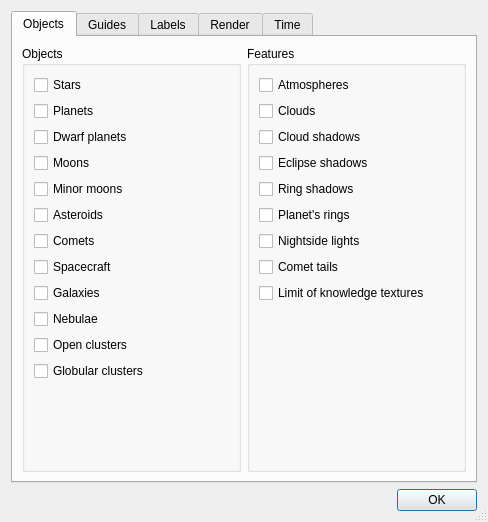
<?xml version="1.0" encoding="UTF-8"?>
<ui version="4.0">
 <class>preferencesDialog</class>
 <widget class="QDialog" name="preferencesDialog">
  <property name="geometry">
   <rect>
    <x>0</x>
    <y>0</y>
    <width>479</width>
    <height>505</height>
   </rect>
  </property>
  <property name="windowTitle">
   <string>Preferences</string>
  </property>
  <property name="sizeGripEnabled">
   <bool>true</bool>
  </property>
  <layout class="QVBoxLayout" name="verticalLayout">
   <item>
    <widget class="QTabWidget" name="tabWidget">
     <property name="currentIndex">
      <number>0</number>
     </property>
     <widget class="QWidget" name="objectsTab">
      <attribute name="title">
       <string>Objects</string>
      </attribute>
      <layout class="QHBoxLayout" name="horizontalLayout_3">
       <item>
        <widget class="QGroupBox" name="objectsGroupBox">
         <property name="title">
          <string>Objects</string>
         </property>
         <property name="alignment">
          <set>Qt::AlignLeading|Qt::AlignLeft|Qt::AlignTop</set>
         </property>
         <layout class="QVBoxLayout" name="verticalLayout_2">
          <item>
           <widget class="QCheckBox" name="starsCheck">
            <property name="text">
             <string>Stars</string>
            </property>
           </widget>
          </item>
          <item>
           <widget class="QCheckBox" name="planetsCheck">
            <property name="text">
             <string>Planets</string>
            </property>
           </widget>
          </item>
          <item>
           <widget class="QCheckBox" name="dwarfPlanetsCheck">
            <property name="text">
             <string>Dwarf planets</string>
            </property>
           </widget>
          </item>
          <item>
           <widget class="QCheckBox" name="moonsCheck">
            <property name="text">
             <string>Moons</string>
            </property>
           </widget>
          </item>
          <item>
           <widget class="QCheckBox" name="minorMoonsCheck">
            <property name="text">
             <string>Minor moons</string>
            </property>
           </widget>
          </item>
          <item>
           <widget class="QCheckBox" name="asteroidsCheck">
            <property name="text">
             <string>Asteroids</string>
            </property>
           </widget>
          </item>
          <item>
           <widget class="QCheckBox" name="cometsCheck">
            <property name="text">
             <string>Comets</string>
            </property>
           </widget>
          </item>
          <item>
           <widget class="QCheckBox" name="spacecraftsCheck">
            <property name="text">
             <string comment="plural" extracomment="TRANSLATORS: translate this as plural">Spacecraft</string>
            </property>
           </widget>
          </item>
          <item>
           <widget class="QCheckBox" name="galaxiesCheck">
            <property name="text">
             <string>Galaxies</string>
            </property>
           </widget>
          </item>
          <item>
           <widget class="QCheckBox" name="nebulaeCheck">
            <property name="text">
             <string>Nebulae</string>
            </property>
           </widget>
          </item>
          <item>
           <widget class="QCheckBox" name="openClustersCheck">
            <property name="text">
             <string>Open clusters</string>
            </property>
           </widget>
          </item>
          <item>
           <widget class="QCheckBox" name="globularClustersCheck">
            <property name="text">
             <string>Globular clusters</string>
            </property>
           </widget>
          </item>
          <item>
           <spacer name="verticalSpacer">
            <property name="orientation">
             <enum>Qt::Vertical</enum>
            </property>
            <property name="sizeHint" stdset="0">
             <size>
              <width>20</width>
              <height>40</height>
             </size>
            </property>
           </spacer>
          </item>
         </layout>
        </widget>
       </item>
       <item>
        <widget class="QGroupBox" name="featuresGroupBox">
         <property name="title">
          <string>Features</string>
         </property>
         <layout class="QVBoxLayout" name="verticalLayout_3">
          <item>
           <widget class="QCheckBox" name="atmospheresCheck">
            <property name="text">
             <string>Atmospheres</string>
            </property>
           </widget>
          </item>
          <item>
           <widget class="QCheckBox" name="cloudsCheck">
            <property name="text">
             <string>Clouds</string>
            </property>
           </widget>
          </item>
          <item>
           <widget class="QCheckBox" name="cloudShadowsCheck">
            <property name="text">
             <string>Cloud shadows</string>
            </property>
           </widget>
          </item>
          <item>
           <widget class="QCheckBox" name="eclipseShadowsCheck">
            <property name="text">
             <string>Eclipse shadows</string>
            </property>
           </widget>
          </item>
          <item>
           <widget class="QCheckBox" name="ringShadowsCheck">
            <property name="text">
             <string>Ring shadows</string>
            </property>
           </widget>
          </item>
          <item>
           <widget class="QCheckBox" name="planetRingsCheck">
            <property name="text">
             <string>Planet's rings</string>
            </property>
           </widget>
          </item>
          <item>
           <widget class="QCheckBox" name="nightsideLightsCheck">
            <property name="text">
             <string>Nightside lights</string>
            </property>
           </widget>
          </item>
          <item>
           <widget class="QCheckBox" name="cometTailsCheck">
            <property name="text">
             <string>Comet tails</string>
            </property>
           </widget>
          </item>
          <item>
           <widget class="QCheckBox" name="limitOfKnowledgeCheck">
            <property name="text">
             <string>Limit of knowledge textures</string>
            </property>
           </widget>
          </item>
          <item>
           <spacer name="verticalSpacer_2">
            <property name="orientation">
             <enum>Qt::Vertical</enum>
            </property>
            <property name="sizeHint" stdset="0">
             <size>
              <width>20</width>
              <height>40</height>
             </size>
            </property>
           </spacer>
          </item>
         </layout>
        </widget>
       </item>
      </layout>
     </widget>
     <widget class="QWidget" name="guidesTab">
      <attribute name="title">
       <string>Guides</string>
      </attribute>
      <layout class="QHBoxLayout" name="horizontalLayout_2">
       <item>
        <layout class="QVBoxLayout" name="verticalLayout_8">
         <item>
          <widget class="QGroupBox" name="orbitsGroupBox">
           <property name="title">
            <string>Orbits</string>
           </property>
           <layout class="QVBoxLayout" name="verticalLayout_4">
            <item>
             <widget class="QCheckBox" name="orbitsCheck">
              <property name="text">
               <string>Show orbits</string>
              </property>
             </widget>
            </item>
            <item>
             <widget class="QCheckBox" name="fadingOrbitsCheck">
              <property name="text">
               <string>Fading orbits</string>
              </property>
             </widget>
            </item>
            <item>
             <widget class="QCheckBox" name="partialTrajectoriesCheck">
              <property name="text">
               <string>Partial trajectories</string>
              </property>
             </widget>
            </item>
            <item>
             <spacer name="verticalSpacer_14">
              <property name="orientation">
               <enum>Qt::Vertical</enum>
              </property>
              <property name="sizeType">
               <enum>QSizePolicy::Fixed</enum>
              </property>
              <property name="sizeHint" stdset="0">
               <size>
                <width>20</width>
                <height>12</height>
               </size>
              </property>
             </spacer>
            </item>
            <item>
             <widget class="QCheckBox" name="starOrbitsCheck">
              <property name="text">
               <string>Stars</string>
              </property>
             </widget>
            </item>
            <item>
             <widget class="QCheckBox" name="planetOrbitsCheck">
              <property name="text">
               <string>Planets</string>
              </property>
             </widget>
            </item>
            <item>
             <widget class="QCheckBox" name="dwarfPlanetOrbitsCheck">
              <property name="text">
               <string>Dwarf planets</string>
              </property>
             </widget>
            </item>
            <item>
             <widget class="QCheckBox" name="moonOrbitsCheck">
              <property name="text">
               <string>Moons</string>
              </property>
             </widget>
            </item>
            <item>
             <widget class="QCheckBox" name="minorMoonOrbitsCheck">
              <property name="text">
               <string>Minor moons</string>
              </property>
             </widget>
            </item>
            <item>
             <widget class="QCheckBox" name="asteroidOrbitsCheck">
              <property name="text">
               <string>Asteroids</string>
              </property>
             </widget>
            </item>
            <item>
             <widget class="QCheckBox" name="cometOrbitsCheck">
              <property name="text">
               <string>Comets</string>
              </property>
             </widget>
            </item>
            <item>
             <widget class="QCheckBox" name="spacecraftOrbitsCheck">
              <property name="text">
               <string comment="plural" extracomment="TRANSLATORS: translate this as plural">Spacecraft</string>
              </property>
             </widget>
            </item>
            <item>
             <spacer name="verticalSpacer_3">
              <property name="orientation">
               <enum>Qt::Vertical</enum>
              </property>
              <property name="sizeHint" stdset="0">
               <size>
                <width>20</width>
                <height>40</height>
               </size>
              </property>
             </spacer>
            </item>
           </layout>
          </widget>
         </item>
        </layout>
       </item>
       <item>
        <layout class="QVBoxLayout" name="verticalLayout_5">
         <item>
          <widget class="QGroupBox" name="gridsGroupBox">
           <property name="title">
            <string>Grids</string>
           </property>
           <layout class="QVBoxLayout" name="verticalLayout_6">
            <item>
             <widget class="QCheckBox" name="equatorialGridCheck">
              <property name="text">
               <string>Equatorial</string>
              </property>
             </widget>
            </item>
            <item>
             <widget class="QCheckBox" name="eclipticGridCheck">
              <property name="text">
               <string>Ecliptic</string>
              </property>
             </widget>
            </item>
            <item>
             <widget class="QCheckBox" name="galacticGridCheck">
              <property name="text">
               <string>Galactic</string>
              </property>
             </widget>
            </item>
            <item>
             <widget class="QCheckBox" name="horizontalGridCheck">
              <property name="text">
               <string>Horizontal</string>
              </property>
             </widget>
            </item>
            <item>
             <spacer name="verticalSpacer_5">
              <property name="orientation">
               <enum>Qt::Vertical</enum>
              </property>
              <property name="sizeHint" stdset="0">
               <size>
                <width>20</width>
                <height>40</height>
               </size>
              </property>
             </spacer>
            </item>
           </layout>
          </widget>
         </item>
         <item>
          <widget class="QGroupBox" name="constellationsGroupBox">
           <property name="title">
            <string>Constellations</string>
           </property>
           <layout class="QVBoxLayout" name="verticalLayout_7">
            <item>
             <widget class="QCheckBox" name="diagramsCheck">
              <property name="text">
               <string>Diagrams</string>
              </property>
             </widget>
            </item>
            <item>
             <widget class="QCheckBox" name="boundariesCheck">
              <property name="text">
               <string>Boundaries</string>
              </property>
             </widget>
            </item>
            <item>
             <widget class="QCheckBox" name="latinNamesCheck">
              <property name="text">
               <string>Latin names</string>
              </property>
             </widget>
            </item>
            <item>
             <spacer name="verticalSpacer_6">
              <property name="orientation">
               <enum>Qt::Vertical</enum>
              </property>
              <property name="sizeHint" stdset="0">
               <size>
                <width>20</width>
                <height>40</height>
               </size>
              </property>
             </spacer>
            </item>
           </layout>
          </widget>
         </item>
         <item>
          <widget class="QGroupBox" name="miscellaneousGroupBox">
           <property name="title">
            <string>Miscellaneous</string>
           </property>
           <layout class="QVBoxLayout" name="verticalLayout_9">
            <item>
             <widget class="QCheckBox" name="markersCheck">
              <property name="text">
               <string>Markers</string>
              </property>
             </widget>
            </item>
            <item>
             <widget class="QCheckBox" name="eclipticLineCheck">
              <property name="text">
               <string>Ecliptic line</string>
              </property>
             </widget>
            </item>
            <item>
             <spacer name="verticalSpacer_7">
              <property name="orientation">
               <enum>Qt::Vertical</enum>
              </property>
              <property name="sizeHint" stdset="0">
               <size>
                <width>20</width>
                <height>40</height>
               </size>
              </property>
             </spacer>
            </item>
           </layout>
          </widget>
         </item>
        </layout>
       </item>
      </layout>
     </widget>
     <widget class="QWidget" name="labelsTab">
      <attribute name="title">
       <string>Labels</string>
      </attribute>
      <layout class="QHBoxLayout" name="horizontalLayout">
       <item>
        <widget class="QGroupBox" name="labelsGroupBox">
         <property name="title">
          <string>Labels</string>
         </property>
         <layout class="QVBoxLayout" name="verticalLayout_11">
          <item>
           <widget class="QCheckBox" name="starLabelsCheck">
            <property name="text">
             <string>Stars</string>
            </property>
           </widget>
          </item>
          <item>
           <widget class="QCheckBox" name="planetLabelsCheck">
            <property name="text">
             <string>Planets</string>
            </property>
           </widget>
          </item>
          <item>
           <widget class="QCheckBox" name="dwarfPlanetLabelsCheck">
            <property name="text">
             <string>Dwarf planets</string>
            </property>
           </widget>
          </item>
          <item>
           <widget class="QCheckBox" name="moonLabelsCheck">
            <property name="text">
             <string>Moons</string>
            </property>
           </widget>
          </item>
          <item>
           <widget class="QCheckBox" name="minorMoonLabelsCheck">
            <property name="text">
             <string>Minor moons</string>
            </property>
           </widget>
          </item>
          <item>
           <widget class="QCheckBox" name="asteroidLabelsCheck">
            <property name="text">
             <string>Asteroids</string>
            </property>
           </widget>
          </item>
          <item>
           <widget class="QCheckBox" name="cometLabelsCheck">
            <property name="text">
             <string>Comets</string>
            </property>
           </widget>
          </item>
          <item>
           <widget class="QCheckBox" name="spacecraftLabelsCheck">
            <property name="text">
             <string comment="plural" extracomment="TRANSLATORS: translate this as plural">Spacecraft</string>
            </property>
           </widget>
          </item>
          <item>
           <widget class="QCheckBox" name="galaxyLabelsCheck">
            <property name="text">
             <string>Galaxies</string>
            </property>
           </widget>
          </item>
          <item>
           <widget class="QCheckBox" name="nebulaLabelsCheck">
            <property name="text">
             <string>Nebulae</string>
            </property>
           </widget>
          </item>
          <item>
           <widget class="QCheckBox" name="openClusterLabelsCheck">
            <property name="text">
             <string>Open clusters</string>
            </property>
           </widget>
          </item>
          <item>
           <widget class="QCheckBox" name="globularClusterLabelsCheck">
            <property name="text">
             <string>Globular clusters</string>
            </property>
           </widget>
          </item>
          <item>
           <widget class="QCheckBox" name="constellationLabelsCheck">
            <property name="text">
             <string>Constellations</string>
            </property>
           </widget>
          </item>
          <item>
           <spacer name="verticalSpacer_9">
            <property name="orientation">
             <enum>Qt::Vertical</enum>
            </property>
            <property name="sizeHint" stdset="0">
             <size>
              <width>20</width>
              <height>40</height>
             </size>
            </property>
           </spacer>
          </item>
         </layout>
        </widget>
       </item>
       <item>
        <widget class="QGroupBox" name="locationsGroupBox">
         <property name="title">
          <string>Locations</string>
         </property>
         <layout class="QVBoxLayout" name="verticalLayout_12">
          <property name="leftMargin">
           <number>9</number>
          </property>
          <item>
           <widget class="QCheckBox" name="locationsCheck">
            <property name="text">
             <string>Show locations</string>
            </property>
           </widget>
          </item>
          <item>
           <spacer name="verticalSpacer_10">
            <property name="orientation">
             <enum>Qt::Vertical</enum>
            </property>
            <property name="sizeType">
             <enum>QSizePolicy::Fixed</enum>
            </property>
            <property name="sizeHint" stdset="0">
             <size>
              <width>20</width>
              <height>12</height>
             </size>
            </property>
           </spacer>
          </item>
          <item>
           <widget class="QLabel" name="label_2">
            <property name="text">
             <string>Location types:</string>
            </property>
           </widget>
          </item>
          <item>
           <layout class="QGridLayout" name="gridLayout">
            <item row="0" column="0">
             <widget class="QCheckBox" name="citiesCheck">
              <property name="text">
               <string>Cities</string>
              </property>
             </widget>
            </item>
            <item row="2" column="0">
             <widget class="QCheckBox" name="landingSitesCheck">
              <property name="text">
               <string>Landing sites</string>
              </property>
             </widget>
            </item>
            <item row="3" column="1">
             <widget class="QCheckBox" name="volcanoesCheck">
              <property name="text">
               <string>Volcanoes</string>
              </property>
             </widget>
            </item>
            <item row="1" column="0">
             <widget class="QCheckBox" name="observatoriesCheck">
              <property name="text">
               <string>Observatories</string>
              </property>
             </widget>
            </item>
            <item row="0" column="1">
             <widget class="QCheckBox" name="cratersCheck">
              <property name="text">
               <string>Craters</string>
              </property>
             </widget>
            </item>
            <item row="3" column="0">
             <widget class="QCheckBox" name="montesCheck">
              <property name="text">
               <string>Montes (mountains)</string>
              </property>
             </widget>
            </item>
            <item row="2" column="1">
             <widget class="QCheckBox" name="terraeCheck">
              <property name="text">
               <string>Terrae (land masses)</string>
              </property>
             </widget>
            </item>
            <item row="1" column="1">
             <widget class="QCheckBox" name="vallesCheck">
              <property name="text">
               <string>Valles (valleys)</string>
              </property>
             </widget>
            </item>
            <item row="4" column="0">
             <widget class="QCheckBox" name="mariaCheck">
              <property name="text">
               <string>Maria (seas)</string>
              </property>
             </widget>
            </item>
            <item row="4" column="1">
             <widget class="QCheckBox" name="otherLocationsCheck">
              <property name="text">
               <string>Other features</string>
              </property>
             </widget>
            </item>
           </layout>
          </item>
          <item>
           <spacer name="verticalSpacer_11">
            <property name="orientation">
             <enum>Qt::Vertical</enum>
            </property>
            <property name="sizeType">
             <enum>QSizePolicy::Fixed</enum>
            </property>
            <property name="sizeHint" stdset="0">
             <size>
              <width>20</width>
              <height>12</height>
             </size>
            </property>
           </spacer>
          </item>
          <item>
           <widget class="QLabel" name="label">
            <property name="text">
             <string>Minimum labelled feature size:</string>
            </property>
           </widget>
          </item>
          <item>
           <layout class="QHBoxLayout" name="horizontalLayout_4">
            <item>
             <widget class="QSlider" name="featureSizeSlider">
              <property name="maximum">
               <number>999</number>
              </property>
              <property name="orientation">
               <enum>Qt::Horizontal</enum>
              </property>
             </widget>
            </item>
            <item>
             <widget class="QSpinBox" name="featureSizeSpinBox">
              <property name="sizePolicy">
               <sizepolicy hsizetype="Preferred" vsizetype="Preferred">
                <horstretch>0</horstretch>
                <verstretch>0</verstretch>
               </sizepolicy>
              </property>
              <property name="minimumSize">
               <size>
                <width>0</width>
                <height>0</height>
               </size>
              </property>
              <property name="buttonSymbols">
               <enum>QAbstractSpinBox::NoButtons</enum>
              </property>
              <property name="accelerated">
               <bool>true</bool>
              </property>
              <property name="correctionMode">
               <enum>QAbstractSpinBox::CorrectToNearestValue</enum>
              </property>
              <property name="maximum">
               <number>999</number>
              </property>
             </widget>
            </item>
           </layout>
          </item>
          <item>
           <spacer name="verticalSpacer_8">
            <property name="orientation">
             <enum>Qt::Vertical</enum>
            </property>
            <property name="sizeHint" stdset="0">
             <size>
              <width>20</width>
              <height>40</height>
             </size>
            </property>
           </spacer>
          </item>
         </layout>
        </widget>
       </item>
      </layout>
     </widget>
     <widget class="QWidget" name="renderTab">
      <attribute name="title">
       <string>Render</string>
      </attribute>
      <layout class="QHBoxLayout" name="horizontalLayout_5">
       <item>
        <layout class="QVBoxLayout" name="verticalLayout_14">
         <item>
          <spacer name="horizontalSpacer">
           <property name="orientation">
            <enum>Qt::Horizontal</enum>
           </property>
           <property name="sizeHint" stdset="0">
            <size>
             <width>40</width>
             <height>0</height>
            </size>
           </property>
          </spacer>
         </item>
         <item>
          <widget class="QGroupBox" name="textureResolutionGroupBox">
           <property name="title">
            <string>Texture resolution</string>
           </property>
           <layout class="QVBoxLayout" name="verticalLayout_10">
            <item>
             <widget class="QRadioButton" name="lowResolutionButton">
              <property name="text">
               <string>Low</string>
              </property>
             </widget>
            </item>
            <item>
             <widget class="QRadioButton" name="mediumResolutionButton">
              <property name="text">
               <string>Medium</string>
              </property>
             </widget>
            </item>
            <item>
             <widget class="QRadioButton" name="highResolutionButton">
              <property name="text">
               <string>High</string>
              </property>
             </widget>
            </item>
            <item>
             <spacer name="verticalSpacer_4">
              <property name="orientation">
               <enum>Qt::Vertical</enum>
              </property>
              <property name="sizeHint" stdset="0">
               <size>
                <width>20</width>
                <height>40</height>
               </size>
              </property>
             </spacer>
            </item>
           </layout>
          </widget>
         </item>
         <item>
          <widget class="QGroupBox" name="ambientLightGroupBox">
           <property name="title">
            <string>Lighting</string>
           </property>
           <layout class="QVBoxLayout" name="verticalLayout_15">
            <item>
             <widget class="QLabel" name="label_4">
              <property name="text">
               <string>Ambient light:</string>
              </property>
             </widget>
            </item>
            <item>
             <layout class="QHBoxLayout" name="horizontalLayout_6">
              <property name="spacing">
               <number>6</number>
              </property>
              <item>
               <widget class="QSlider" name="ambientLightSlider">
                <property name="sizePolicy">
                 <sizepolicy hsizetype="Expanding" vsizetype="Fixed">
                  <horstretch>0</horstretch>
                  <verstretch>0</verstretch>
                 </sizepolicy>
                </property>
                <property name="maximum">
                 <number>100</number>
                </property>
                <property name="orientation">
                 <enum>Qt::Horizontal</enum>
                </property>
               </widget>
              </item>
              <item>
               <widget class="QSpinBox" name="ambientLightSpinBox">
                <property name="sizePolicy">
                 <sizepolicy hsizetype="Preferred" vsizetype="Preferred">
                  <horstretch>0</horstretch>
                  <verstretch>0</verstretch>
                 </sizepolicy>
                </property>
                <property name="minimumSize">
                 <size>
                  <width>30</width>
                  <height>0</height>
                 </size>
                </property>
                <property name="frame">
                 <bool>true</bool>
                </property>
                <property name="buttonSymbols">
                 <enum>QAbstractSpinBox::NoButtons</enum>
                </property>
                <property name="accelerated">
                 <bool>true</bool>
                </property>
                <property name="correctionMode">
                 <enum>QAbstractSpinBox::CorrectToNearestValue</enum>
                </property>
                <property name="maximum">
                 <number>100</number>
                </property>
               </widget>
              </item>
             </layout>
            </item>
            <item>
             <widget class="QLabel" name="label_5">
              <property name="text">
               <string>Tinted illumination saturation:</string>
              </property>
             </widget>
            </item>
            <item>
             <layout class="QHBoxLayout" name="horizontalLayout_7">
              <item>
               <widget class="QSlider" name="tintSaturationSlider">
                <property name="maximum">
                 <number>100</number>
                </property>
                <property name="orientation">
                 <enum>Qt::Horizontal</enum>
                </property>
               </widget>
              </item>
              <item>
               <widget class="QSpinBox" name="tintSaturationSpinBox">
                <property name="minimumSize">
                 <size>
                  <width>30</width>
                  <height>0</height>
                 </size>
                </property>
                <property name="buttonSymbols">
                 <enum>QAbstractSpinBox::NoButtons</enum>
                </property>
                <property name="accelerated">
                 <bool>true</bool>
                </property>
                <property name="correctionMode">
                 <enum>QAbstractSpinBox::CorrectToNearestValue</enum>
                </property>
                <property name="maximum">
                 <number>100</number>
                </property>
               </widget>
              </item>
             </layout>
            </item>
            <item>
             <widget class="QLabel" name="atmosphereExposureLabel">
              <property name="text">
               <string>Atmosphere exposure (log10):</string>
              </property>
             </widget>
            </item>
            <item>
             <layout class="QHBoxLayout" name="horizontalLayout_atmExp">
              <item>
               <widget class="QSlider" name="atmosphereExposureSlider">
                <property name="minimum">
                 <number>-50</number>
                </property>
                <property name="maximum">
                 <number>20</number>
                </property>
                <property name="singleStep">
                 <number>1</number>
                </property>
                <property name="pageStep">
                 <number>10</number>
                </property>
                <property name="orientation">
                 <enum>Qt::Horizontal</enum>
                </property>
                <property name="tickPosition">
                 <enum>QSlider::TicksBelow</enum>
                </property>
                <property name="tickInterval">
                 <number>10</number>
                </property>
               </widget>
              </item>
              <item>
               <widget class="QSpinBox" name="atmosphereExposureSpinBox">
                <property name="minimumSize">
                 <size>
                  <width>40</width>
                  <height>0</height>
                 </size>
                </property>
                <property name="buttonSymbols">
                 <enum>QAbstractSpinBox::NoButtons</enum>
                </property>
                <property name="accelerated">
                 <bool>true</bool>
                </property>
                <property name="correctionMode">
                 <enum>QAbstractSpinBox::CorrectToNearestValue</enum>
                </property>
                <property name="minimum">
                 <number>-50</number>
                </property>
                <property name="maximum">
                 <number>20</number>
                </property>
               </widget>
              </item>
             </layout>
            </item>
            <item>
             <spacer name="verticalSpacer_17">
              <property name="orientation">
               <enum>Qt::Vertical</enum>
              </property>
              <property name="sizeHint" stdset="0">
               <size>
                <width>20</width>
                <height>40</height>
               </size>
              </property>
             </spacer>
            </item>
           </layout>
          </widget>
         </item>
         <item>
          <widget class="QGroupBox" name="renderPathGroupBox">
           <property name="title">
            <string>Render path</string>
           </property>
           <layout class="QVBoxLayout" name="verticalLayout_13">
            <item>
             <widget class="QComboBox" name="renderPathBox">
              <property name="enabled">
               <bool>false</bool>
              </property>
             </widget>
            </item>
            <item>
             <widget class="QCheckBox" name="antialiasLinesCheck">
              <property name="text">
               <string>Antialiased lines</string>
              </property>
             </widget>
            </item>
            <item>
             <layout class="QHBoxLayout">
              <item>
               <widget class="QLabel" name="sRGBRenderingLabel">
                <property name="text">
                 <string>sRGB rendering:</string>
                </property>
               </widget>
              </item>
              <item>
               <widget class="QComboBox" name="sRGBRenderingCombo"/>
              </item>
             </layout>
            </item>
            <item>
             <spacer name="verticalSpacer_13">
              <property name="orientation">
               <enum>Qt::Vertical</enum>
              </property>
              <property name="sizeHint" stdset="0">
               <size>
                <width>20</width>
                <height>40</height>
               </size>
              </property>
             </spacer>
            </item>
           </layout>
          </widget>
         </item>
        </layout>
       </item>
       <item>
        <layout class="QVBoxLayout" name="verticalLayout_18">
         <item>
          <spacer name="horizontalSpacer_2">
           <property name="orientation">
            <enum>Qt::Horizontal</enum>
           </property>
           <property name="sizeHint" stdset="0">
            <size>
             <width>40</width>
             <height>0</height>
            </size>
           </property>
          </spacer>
         </item>
         <item>
          <widget class="QGroupBox" name="starStyleGroupBox">
           <property name="title">
            <string>Star style</string>
           </property>
           <layout class="QVBoxLayout" name="verticalLayout_17">
            <item>
             <widget class="QRadioButton" name="pointStarsButton">
              <property name="text">
               <string>Points</string>
              </property>
             </widget>
            </item>
            <item>
             <widget class="QRadioButton" name="fuzzyPointStarsButton">
              <property name="text">
               <string>Fuzzy points</string>
              </property>
             </widget>
            </item>
            <item>
             <widget class="QRadioButton" name="scaledDiscsButton">
              <property name="text">
               <string>Scaled discs</string>
              </property>
             </widget>
            </item>
            <item>
             <widget class="QRadioButton" name="psfStarsButton">
              <property name="text">
               <string>Point spread function</string>
              </property>
             </widget>
            </item>
            <item>
             <widget class="QGroupBox" name="psfOptionsGroup">
              <property name="title">
               <string>Point spread function options</string>
              </property>
              <layout class="QVBoxLayout" name="verticalLayout_psfOptions">
               <item>
                <layout class="QHBoxLayout" name="horizontalLayout_psfRadius">
                 <item>
                  <widget class="QLabel" name="psfRadiusLabel">
                   <property name="text">
                    <string>Point radius (pt):</string>
                   </property>
                  </widget>
                 </item>
                 <item>
                  <widget class="QDoubleSpinBox" name="psfRadiusSpinBox">
                   <property name="toolTip">
                    <string>Radius of the unresolved star disc in points. Larger values make every star appear bigger while conserving the flux.
Valid range: 1.0 to 10.0.</string>
                   </property>
                   <property name="decimals">
                    <number>1</number>
                   </property>
                   <property name="minimum">
                    <double>1.000000000000000</double>
                   </property>
                   <property name="maximum">
                    <double>10.000000000000000</double>
                   </property>
                   <property name="singleStep">
                    <double>0.500000000000000</double>
                   </property>
                   <property name="value">
                    <double>1.500000000000000</double>
                   </property>
                  </widget>
                 </item>
                </layout>
               </item>
               <item>
                <layout class="QHBoxLayout" name="horizontalLayout_psfOpt">
                 <item>
                  <widget class="QLabel" name="psfOptimizationLabel">
                   <property name="text">
                    <string>Bloom compactness:</string>
                   </property>
                  </widget>
                 </item>
                 <item>
                  <widget class="QDoubleSpinBox" name="psfOptimizationSpinBox">
                   <property name="toolTip">
                    <string>Controls how tightly the eye-PSF bloom is confined around each bright star. Higher values keep the glow compact; lower values let it spread further.
Valid range: 0.05 to 1.0.</string>
                   </property>
                   <property name="decimals">
                    <number>2</number>
                   </property>
                   <property name="minimum">
                    <double>0.050000000000000</double>
                   </property>
                   <property name="maximum">
                    <double>1.000000000000000</double>
                   </property>
                   <property name="singleStep">
                    <double>0.050000000000000</double>
                   </property>
                   <property name="value">
                    <double>0.100000000000000</double>
                   </property>
                  </widget>
                 </item>
                </layout>
               </item>
               <item>
                <layout class="QHBoxLayout" name="horizontalLayout_psfMaxIrr">
                 <item>
                  <widget class="QLabel" name="psfMaxIrradianceLabel">
                   <property name="text">
                    <string>Max irradiance:</string>
                   </property>
                  </widget>
                 </item>
                 <item>
                  <widget class="QDoubleSpinBox" name="psfMaxIrradianceSpinBox">
                   <property name="toolTip">
                    <string>Soft-clip on per-star irradiance. 0 = disabled.
Valid range: 1.0 to 1.0e6.</string>
                   </property>
                   <property name="decimals">
                    <number>2</number>
                   </property>
                   <property name="minimum">
                    <double>0.000000000000000</double>
                   </property>
                   <property name="maximum">
                    <double>1000000.000000000000000</double>
                   </property>
                   <property name="singleStep">
                    <double>10.000000000000000</double>
                   </property>
                   <property name="value">
                    <double>100.000000000000000</double>
                   </property>
                  </widget>
                 </item>
                </layout>
               </item>
               <item>
                <layout class="QHBoxLayout" name="horizontalLayout_psfExposure">
                 <item>
                  <widget class="QLabel" name="psfExposureLabel">
                   <property name="text">
                    <string>Exposure:</string>
                   </property>
                  </widget>
                 </item>
                 <item>
                  <widget class="QDoubleSpinBox" name="psfExposureSpinBox">
                   <property name="toolTip">
                    <string>Per-star brightness multiplier. Valid range: 0.001 to 1.0e6.</string>
                   </property>
                   <property name="decimals">
                    <number>3</number>
                   </property>
                   <property name="minimum">
                    <double>0.001000000000000</double>
                   </property>
                   <property name="maximum">
                    <double>1000000.000000000000000</double>
                   </property>
                   <property name="singleStep">
                    <double>10.000000000000000</double>
                   </property>
                   <property name="value">
                    <double>10.000000000000000</double>
                   </property>
                  </widget>
                 </item>
                </layout>
               </item>
              </layout>
             </widget>
            </item>
            <item>
            <spacer name="verticalSpacer_15">
              <property name="orientation">
               <enum>Qt::Vertical</enum>
              </property>
              <property name="sizeType">
               <enum>QSizePolicy::Fixed</enum>
              </property>
              <property name="sizeHint" stdset="0">
               <size>
                <width>20</width>
                <height>12</height>
               </size>
              </property>
             </spacer>
            </item>
            <item>
             <widget class="QCheckBox" name="autoMagnitudeCheck">
              <property name="text">
               <string>Auto-magnitude</string>
              </property>
             </widget>
            </item>
            <item>
             <spacer name="verticalSpacer_16">
              <property name="orientation">
               <enum>Qt::Vertical</enum>
              </property>
              <property name="sizeHint" stdset="0">
               <size>
                <width>20</width>
                <height>40</height>
               </size>
              </property>
             </spacer>
            </item>
           </layout>
          </widget>
         </item>
         <item>
          <widget class="QGroupBox" name="starColorGroupBox">
           <property name="title">
            <string>Star colors</string>
           </property>
           <layout class="QVBoxLayout" name="verticalLayout_19">
            <item>
             <widget class="QComboBox" name="starColorBox"/>
            </item>
            <item>
             <spacer name="verticalSpacer_12">
              <property name="orientation">
               <enum>Qt::Vertical</enum>
              </property>
              <property name="sizeHint" stdset="0">
               <size>
                <width>20</width>
                <height>40</height>
               </size>
              </property>
             </spacer>
            </item>
           </layout>
          </widget>
         </item>
        </layout>
       </item>
      </layout>
     </widget>
     <widget class="QWidget" name="timeTab">
      <attribute name="title">
       <string>Time</string>
      </attribute>
      <layout class="QFormLayout" name="formLayout">
       <property name="fieldGrowthPolicy">
        <enum>QFormLayout::AllNonFixedFieldsGrow</enum>
       </property>
       <item row="0" column="0">
        <widget class="QLabel" name="label_3">
         <property name="text">
          <string>Date display format:</string>
         </property>
        </widget>
       </item>
       <item row="0" column="1">
        <widget class="QComboBox" name="dateFormatBox"/>
       </item>
      </layout>
     </widget>
    </widget>
   </item>
   <item>
    <widget class="QDialogButtonBox" name="buttonBox">
     <property name="standardButtons">
      <set>QDialogButtonBox::Ok</set>
     </property>
    </widget>
   </item>
  </layout>
 </widget>
 <resources/>
 <connections>
  <connection>
   <sender>buttonBox</sender>
   <signal>accepted()</signal>
   <receiver>preferencesDialog</receiver>
   <slot>accept()</slot>
   <hints>
    <hint type="sourcelabel">
     <x>407</x>
     <y>471</y>
    </hint>
    <hint type="destinationlabel">
     <x>8</x>
     <y>445</y>
    </hint>
   </hints>
  </connection>
 </connections>
</ui>
